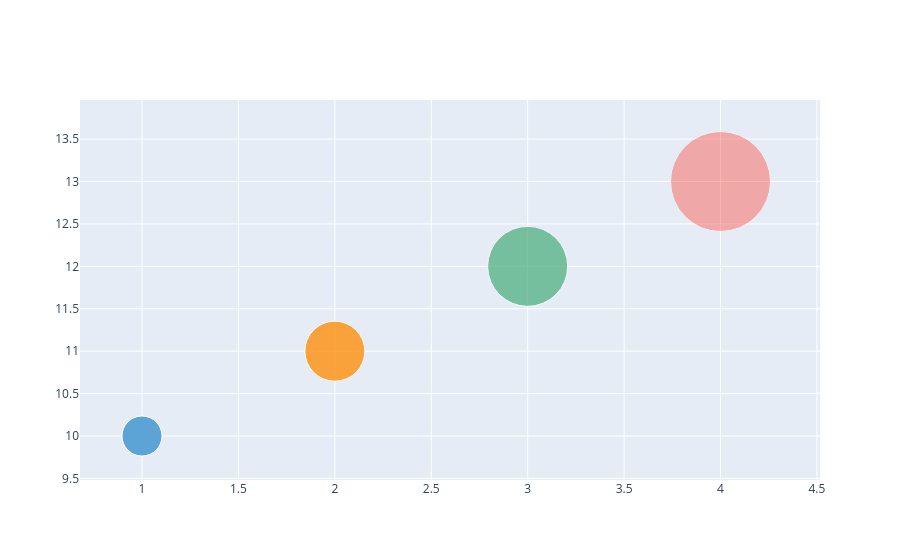

The notebook cell this image was saved under:
### Code cell
import plotly.graph_objects as go

fig = go.Figure(data=[go.Scatter(
    x=[1, 2, 3, 4], y=[10, 11, 12, 13],
    mode='markers',
    marker=dict(
        color=['rgb(93, 164, 214)', 'rgb(255, 144, 14)',
               'rgb(44, 160, 101)', 'rgb(255, 65, 54)'],
        opacity=[1, 0.8, 0.6, 0.4],
        size=[40, 60, 80, 100],
    )
)])

fig.show()

### Figure 1 — Plotly figure (JSON) as saved in the notebook; plotly's stock layout.template omitted (floating-point values rounded to 4 significant figures)
{"data": [{"marker": {"color": ["rgb(93, 164, 214)", "rgb(255, 144, 14)", "rgb(44, 160, 101)", "rgb(255, 65, 54)"], "opacity": [1, 0.8, 0.6, 0.4], "size": [40, 60, 80, 100]}, "mode": "markers", "type": "scatter", "x": [1, 2, 3, 4], "y": [10, 11, 12, 13]}], "layout": {}}
